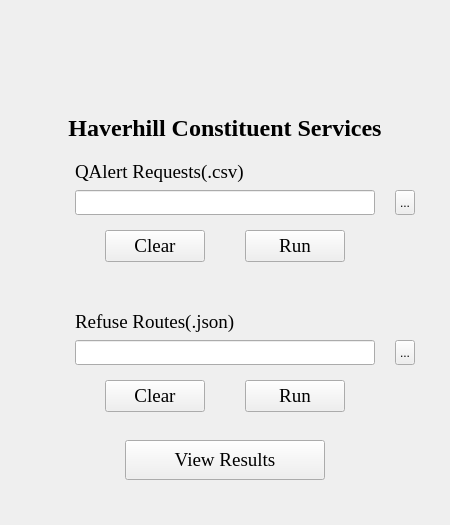
<?xml version="1.0" encoding="UTF-8"?>
<ui version="4.0">
 <class>Form</class>
 <widget class="QWidget" name="Form">
  <property name="geometry">
   <rect>
    <x>0</x>
    <y>0</y>
    <width>450</width>
    <height>525</height>
   </rect>
  </property>
  <property name="minimumSize">
   <size>
    <width>450</width>
    <height>525</height>
   </size>
  </property>
  <property name="maximumSize">
   <size>
    <width>450</width>
    <height>525</height>
   </size>
  </property>
  <property name="windowTitle">
   <string>Form</string>
  </property>
  <widget class="QLabel" name="label">
   <property name="geometry">
    <rect>
     <x>0</x>
     <y>0</y>
     <width>450</width>
     <height>100</height>
    </rect>
   </property>
   <property name="text">
    <string/>
   </property>
  </widget>
  <widget class="QLineEdit" name="lineEdit">
   <property name="geometry">
    <rect>
     <x>75</x>
     <y>190</y>
     <width>300</width>
     <height>25</height>
    </rect>
   </property>
   <property name="font">
    <font>
     <family>Times New Roman</family>
     <pointsize>14</pointsize>
    </font>
   </property>
   <property name="toolTipDuration">
    <number>-4</number>
   </property>
  </widget>
  <widget class="QLabel" name="label_2">
   <property name="geometry">
    <rect>
     <x>75</x>
     <y>160</y>
     <width>180</width>
     <height>24</height>
    </rect>
   </property>
   <property name="font">
    <font>
     <family>Times New Roman</family>
     <pointsize>14</pointsize>
    </font>
   </property>
   <property name="text">
    <string>QAlert Requests(.csv)</string>
   </property>
  </widget>
  <widget class="QToolButton" name="toolButton">
   <property name="geometry">
    <rect>
     <x>395</x>
     <y>190</y>
     <width>20</width>
     <height>25</height>
    </rect>
   </property>
   <property name="maximumSize">
    <size>
     <width>20</width>
     <height>25</height>
    </size>
   </property>
   <property name="text">
    <string>...</string>
   </property>
  </widget>
  <widget class="QPushButton" name="pushButton">
   <property name="geometry">
    <rect>
     <x>245</x>
     <y>230</y>
     <width>100</width>
     <height>32</height>
    </rect>
   </property>
   <property name="font">
    <font>
     <family>Times New Roman</family>
     <pointsize>14</pointsize>
    </font>
   </property>
   <property name="text">
    <string>Run</string>
   </property>
  </widget>
  <widget class="QLabel" name="label_3">
   <property name="geometry">
    <rect>
     <x>75</x>
     <y>310</y>
     <width>180</width>
     <height>24</height>
    </rect>
   </property>
   <property name="font">
    <font>
     <family>Times New Roman</family>
     <pointsize>14</pointsize>
    </font>
   </property>
   <property name="text">
    <string>Refuse Routes(.json)</string>
   </property>
  </widget>
  <widget class="QLineEdit" name="lineEdit_2">
   <property name="geometry">
    <rect>
     <x>75</x>
     <y>340</y>
     <width>300</width>
     <height>25</height>
    </rect>
   </property>
   <property name="font">
    <font>
     <family>Times New Roman</family>
     <pointsize>14</pointsize>
    </font>
   </property>
  </widget>
  <widget class="QToolButton" name="toolButton_2">
   <property name="geometry">
    <rect>
     <x>395</x>
     <y>340</y>
     <width>20</width>
     <height>25</height>
    </rect>
   </property>
   <property name="maximumSize">
    <size>
     <width>20</width>
     <height>25</height>
    </size>
   </property>
   <property name="text">
    <string>...</string>
   </property>
  </widget>
  <widget class="QPushButton" name="pushButton_2">
   <property name="geometry">
    <rect>
     <x>245</x>
     <y>380</y>
     <width>100</width>
     <height>32</height>
    </rect>
   </property>
   <property name="font">
    <font>
     <family>Times New Roman</family>
     <pointsize>14</pointsize>
    </font>
   </property>
   <property name="text">
    <string>Run</string>
   </property>
  </widget>
  <widget class="QPushButton" name="pushButton_3">
   <property name="geometry">
    <rect>
     <x>125</x>
     <y>440</y>
     <width>200</width>
     <height>40</height>
    </rect>
   </property>
   <property name="font">
    <font>
     <family>Times New Roman</family>
     <pointsize>14</pointsize>
    </font>
   </property>
   <property name="text">
    <string>View Results</string>
   </property>
  </widget>
  <widget class="QLabel" name="label_4">
   <property name="geometry">
    <rect>
     <x>25</x>
     <y>120</y>
     <width>400</width>
     <height>16</height>
    </rect>
   </property>
   <property name="font">
    <font>
     <family>Times New Roman</family>
     <pointsize>18</pointsize>
     <weight>75</weight>
     <bold>true</bold>
    </font>
   </property>
   <property name="text">
    <string>Haverhill Constituent Services</string>
   </property>
   <property name="alignment">
    <set>Qt::AlignCenter</set>
   </property>
  </widget>
  <widget class="QPushButton" name="pushButton_4">
   <property name="geometry">
    <rect>
     <x>105</x>
     <y>230</y>
     <width>100</width>
     <height>32</height>
    </rect>
   </property>
   <property name="font">
    <font>
     <family>Times New Roman</family>
     <pointsize>14</pointsize>
    </font>
   </property>
   <property name="text">
    <string>Clear</string>
   </property>
  </widget>
  <widget class="QPushButton" name="pushButton_5">
   <property name="geometry">
    <rect>
     <x>105</x>
     <y>380</y>
     <width>100</width>
     <height>32</height>
    </rect>
   </property>
   <property name="font">
    <font>
     <family>Times New Roman</family>
     <pointsize>14</pointsize>
    </font>
   </property>
   <property name="text">
    <string>Clear</string>
   </property>
  </widget>
  <widget class="QLabel" name="label_5">
   <property name="geometry">
    <rect>
     <x>265</x>
     <y>160</y>
     <width>70</width>
     <height>16</height>
    </rect>
   </property>
   <property name="font">
    <font>
     <family>Times New Roman</family>
     <pointsize>14</pointsize>
    </font>
   </property>
   <property name="text">
    <string/>
   </property>
  </widget>
  <widget class="QLabel" name="label_6">
   <property name="geometry">
    <rect>
     <x>265</x>
     <y>310</y>
     <width>70</width>
     <height>16</height>
    </rect>
   </property>
   <property name="font">
    <font>
     <family>Times New Roman</family>
     <pointsize>14</pointsize>
    </font>
   </property>
   <property name="text">
    <string/>
   </property>
  </widget>
  <zorder>label</zorder>
  <zorder>lineEdit</zorder>
  <zorder>label_2</zorder>
  <zorder>pushButton</zorder>
  <zorder>label_3</zorder>
  <zorder>lineEdit_2</zorder>
  <zorder>toolButton_2</zorder>
  <zorder>pushButton_2</zorder>
  <zorder>pushButton_3</zorder>
  <zorder>label_4</zorder>
  <zorder>toolButton</zorder>
  <zorder>pushButton_4</zorder>
  <zorder>pushButton_5</zorder>
  <zorder>label_5</zorder>
  <zorder>label_6</zorder>
 </widget>
 <resources/>
 <connections/>
</ui>
